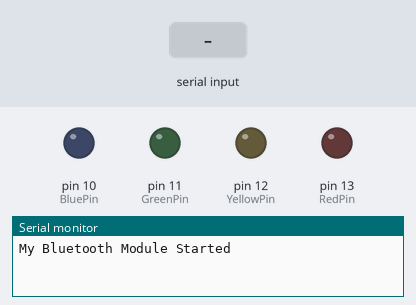
Simulated run of this sketch. Board: Arduino Uno, built with avr-gcc and run on an emulated ATmega328P. On the bench: output pins drawn as LEDs (lit = HIGH), the last lines printed to the serial monitor. The test bench sets the inputs (shaded band).

Above: at 1.2 s.
1.3 s: "LED ON\n" received over the second serial link
At 1.6 s:
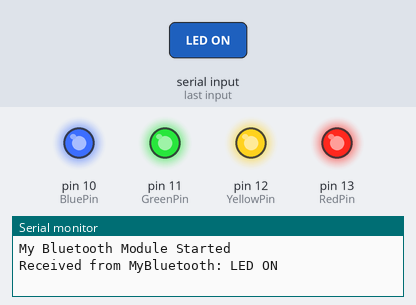
2.8 s: "LED OFF\n" received over the second serial link
At 4.0 s:
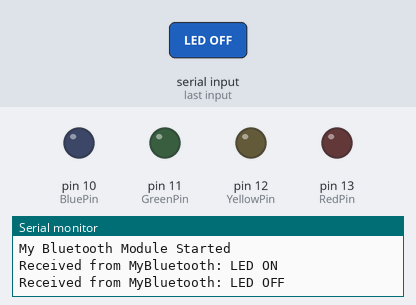
Timing chart, 0 to 5.8 s (numbered marks = the images above; inputs shaded):
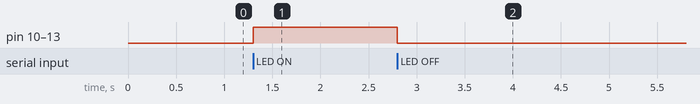

The sketch:

bluetooth_led.ino
```cpp
#include <SoftwareSerial.h> // BlueTooth 모듈을 위한 라이브러리

SoftwareSerial MyBluetooth(6, 7); // RX, TX

String receivedMessage = "";

#define RedPin 13
#define YellowPin 12
#define GreenPin 11
#define BluePin 10

void setup() {
  pinMode(RedPin, OUTPUT); // RedPin
  pinMode(YellowPin, OUTPUT); // YellowPin
  pinMode(GreenPin, OUTPUT); // GreenPin
  pinMode(BluePin, OUTPUT); // BluePin

  Serial.begin(9600);
  MyBluetooth.begin(9600);
  Serial.println("My Bluetooth Module Started");
}

void loop() {
  while (MyBluetooth.available()) {
    char incomingChar = MyBluetooth.read();

    if (incomingChar == '\n' || incomingChar == '\r') {  // \r 추가하여 처리
      receivedMessage.trim();
      Serial.print("Received from MyBluetooth: ");
      Serial.println(receivedMessage);
      if (receivedMessage == "LED ON") {  // .trim() 추가하여 공백 제거
        digitalWrite(RedPin, HIGH);
        digitalWrite(YellowPin, HIGH);
        digitalWrite(GreenPin, HIGH);
        digitalWrite(BluePin, HIGH);
      } else if (receivedMessage == "LED OFF") {
        digitalWrite(RedPin, LOW);
        digitalWrite(YellowPin, LOW);
        digitalWrite(GreenPin, LOW);
        digitalWrite(BluePin, LOW);
      }
      receivedMessage = "";
    } else {
      receivedMessage += incomingChar;
    }
  }
}
```

Measured:
- after the input at 1.3 s, pin 10 (BluePin), pin 11 (GreenPin), pin 12 (YellowPin), pin 13 (RedPin): LOW → HIGH at once
- after the input at 2.8 s, pin 10 (BluePin), pin 11 (GreenPin), pin 12 (YellowPin), pin 13 (RedPin): HIGH → LOW at once
